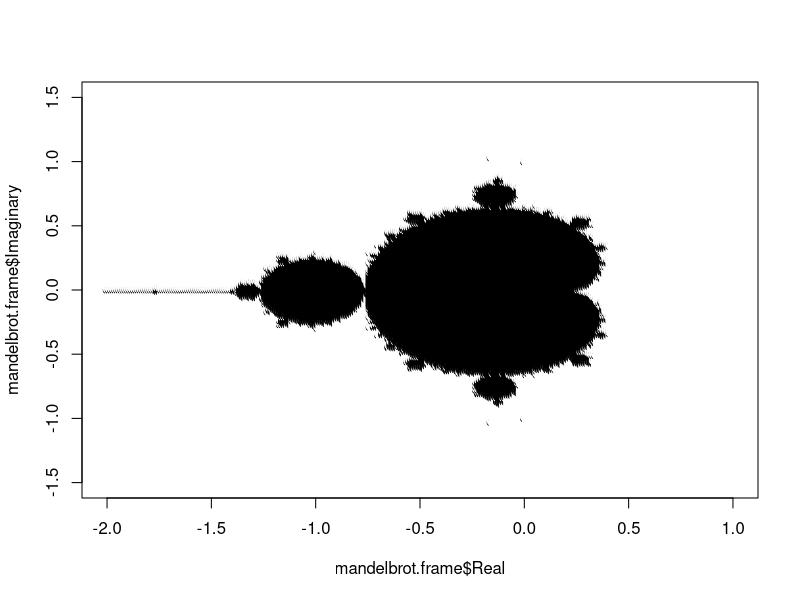
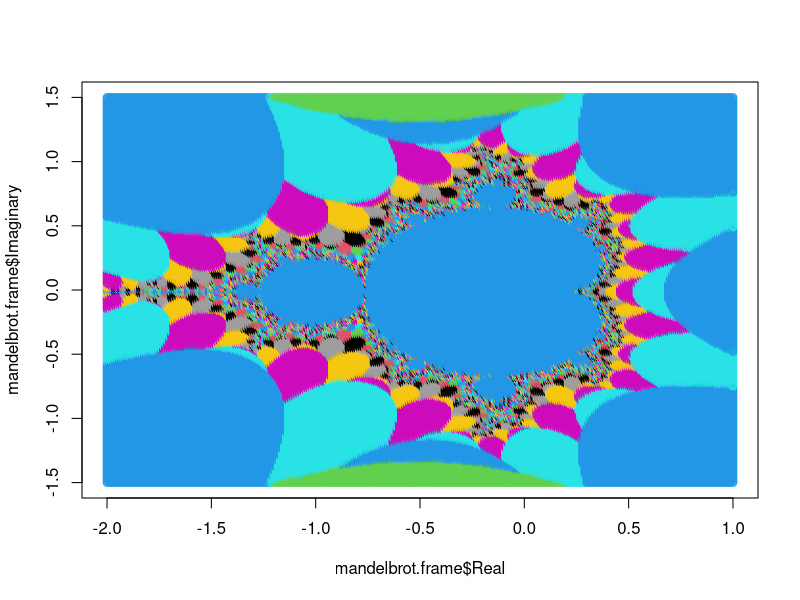
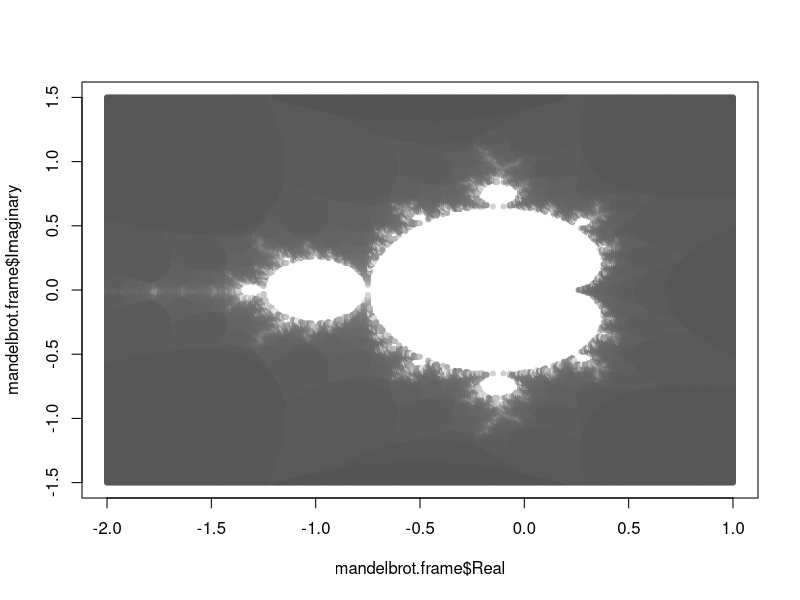

R code for these plots, in order:
###########
#Mandelbrot
###########

## Gloabl variables
xmin = -2
xmax = 1
ymin = -1.5
ymax = 1.5
interval = 0.01

## Function to iterate
iterfunction <- function (x, c, count, error=0.000001, maxiter = 100){
  thisiter <- x^2 + c
  count <- count + 1
  if (count >= maxiter){#|| sqrt( (Re(x) - Re(thisiter))^2 + (Im(x) - Im(thisiter))^2 ) <= error){
    output = c(thisiter, count, 1)
    return (output)
    break
  }else if ( abs(Re(x)) > 2 || is.infinite(Re(x)) || is.nan(Re(x)) || is.na(Re(x))){
    output = c(thisiter, count, 0)
    return (output)
    break
  }else{
    #output = c(thisiter, count, 0)
    #print(output)
    iterfunction(thisiter , c , count)
  }
}

## Output Frame
mandelbrot.frame <- data.frame(Real = rep(0,length(seq(xmin,xmax,interval))*length(seq(ymin,ymax,interval))), 
                               Imaginary = rep(0,length(seq(xmin,xmax,interval))*length(seq(ymin,ymax,interval))), 
                               InOut = 0 , 
                               Iterations = 0)

## Loop over a bunch of points
## Replace loop with function application to x,y column pair in a dataframe
iter = 0

for ( x in seq(xmin,xmax,interval) ){
  for ( y in seq(ymin,ymax,interval) ){
    iter = iter+1
    z = 0
    mandelbrot.frame$Real[iter] <- x
    mandelbrot.frame$Imaginary[iter] <- y
    calc <- iterfunction(z, complex(real=x,imaginary=y) , 0)
    mandelbrot.frame$InOut[iter] <- Re(calc[3])
    mandelbrot.frame$Iterations[iter] <- Re(calc[2])
    #mandelbrot.frame$Value[iter] <- calc[1]
  }
}
colorlookup <- gray.colors(length(unique(mandelbrot.frame$Iterations))+1)
mandelbrot.frame$Colors <- colorlookup[mandelbrot.frame$Iterations]

plot(mandelbrot.frame$Real,mandelbrot.frame$Imaginary, col = mandelbrot.frame$InOut)
plot(mandelbrot.frame$Real,mandelbrot.frame$Imaginary, col = mandelbrot.frame$Iterations)
plot(mandelbrot.frame$Real,mandelbrot.frame$Imaginary, col = mandelbrot.frame$Colors, pch=20)# , pch=16 , cex = 0.65)



